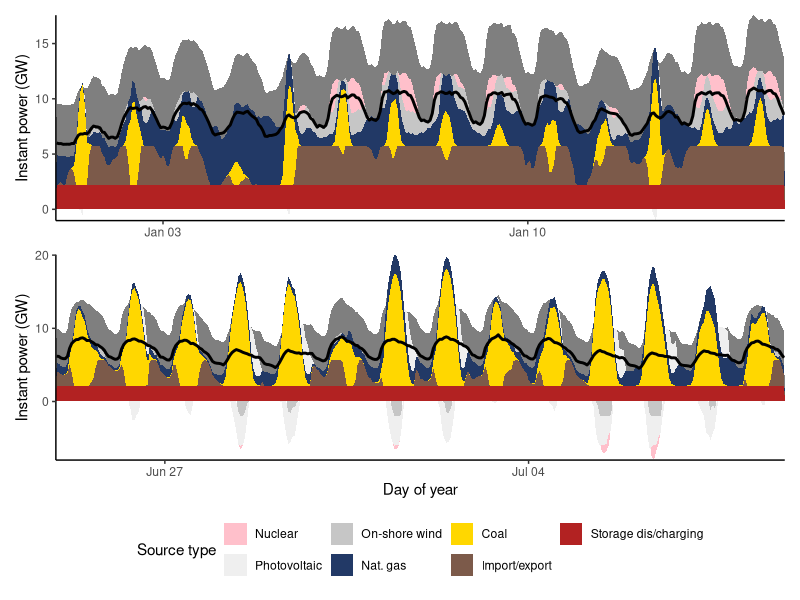

Write the R code that produced this figure.
library(patchwork)
library(tidyverse)

theme_set(theme_classic())

plot_power_series <- function(df) {
  select(df, dt, nuclear:gas, import, storage, shortage) %>%
    pivot_longer(-dt, names_to = 'type', values_to = 'power') %>%
    mutate(type = fct_rev(fct_relevel(type, 'nuclear', 'coal', 'gas', 'pv', 'wind',
                                      'import', 'storage', 'shortage'))) %>%
    ggplot(aes(dt, power)) +
    geom_area(aes(fill = type)) +
    geom_line(aes(y = load * 1.0703),
              data = select(df, dt, load),
              size = 1) +
    xlab('Day of year') +
    scale_y_continuous('Instant power (GW)',
                       labels = scales::label_comma(1, scale = 1e-3)) +
    scale_fill_manual('Source type',
                      values = c(
                        nuclear = 'firebrick',
                        pv      = 'gold',
                        wind    = '#223966',
                        # biomass = '#8ea277',
                        # hydro   = '#3e5f9f',
                        gas     = '#7c5a4a',
                        coal    = 'black',
                        import  = '#c6c6c6',
                        storage = '#efefef',
                        shortage = 'pink'
                      ),
                      labels = c('Nuclear', 'Photovoltaic', 'On-shore wind',
                                 # 'Biomass', 'Hydro',
                                 'Nat. gas', 'Coal',
                                 'Import/export', 'Storage dis/charging', 'Shortage/dump')) +
    coord_cartesian(expand = FALSE) +
    theme(legend.position = 'bottom')
}

d <- cbind(
  read_csv('sandbox/input_data.csv') %>% filter(year == 2020),
  read_csv('sandbox/model_output.csv')
) %>% as_tibble() %>%
  mutate(ix = 1:nrow(.) - 1,
         dt = as.POSIXct(3600 * ix, tz = 'UTC+1', origin = '2050-01-01 00:00'),
         .before = 'load') %>%
  mutate(storage = pumped + battery + p2g)

# Plot first week of the year.
p1 <- plot_power_series(slice(d, 1:(2*168))) +
  theme(axis.title.x    = element_blank(),
        legend.position = 'none')
# Plot a week roughly in the mid-year.
p2 <- plot_power_series(slice(d, (25*168):(27*168)))

p1 / p2

